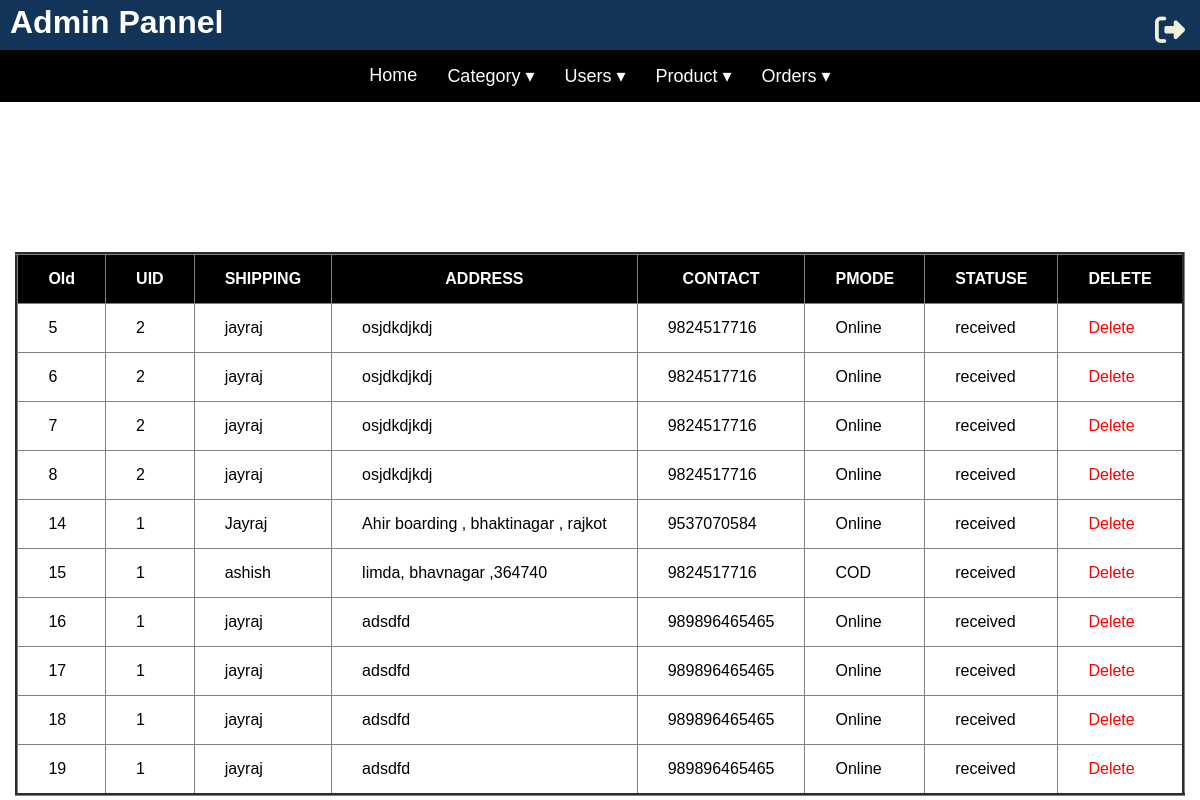
/admin/vieworders.php (signed in), run on the app's committed database.
### tables this page shows
CREATE TABLE `orders` (
  `oid` int(3) NOT NULL,
  `uid` int(3) NOT NULL,
  `pid` int(3) NOT NULL,
  `shiping` varchar(255) NOT NULL,
  `address` varchar(255) NOT NULL,
  `contact` bigint(10) NOT NULL,
  `pmode` varchar(255) NOT NULL,
  `ost` varchar(255) NOT NULL
);

### admin/vieworders.php (the view, shortened to what this page needs)
<?php
 include "header.php";
?>
 <form style="  display: flex;  align-items: center;   justify-content: center;">
    <?php
    echo "<table border=3 style='margin-top:150px; border-collapse: collapse;'>";
    echo "<tr style='background-color:black; color:white;'>
            <th style='padding: 15px 30px;'>OId</th>
            <th style='padding: 15px 30px;'>UID</th>
            <th style='padding: 15px 30px;'>SHIPPING</th>
            <th style='padding: 15px 30px;'>ADDRESS</th>
            <th style='padding: 15px 30px;'>CONTACT</th>
            <th style='padding: 15px 30px;'>PMODE</th>
            <th style='padding: 15px 30px;'>STATUSE</th>
            <th style='padding: 15px 30px;'>DELETE</th>
          </tr>";
    $rel = mysqli_query($cn, "select * from orders") or die("select error".mysqli_error($cn));
    while($rec = mysqli_fetch_array($rel))
    {
        echo "<tr>";
        echo "<td style='padding: 15px 30px;'>".$rec['oid']."</td>";
        echo "<td style='padding: 15px 30px;'>".$rec['uid']."</td>";
        echo "<td style='padding: 15px 30px;'>".$rec['shiping']."</td>";
        echo "<td style='padding: 15px 30px;'>".$rec['address']."</td>";
        echo "<td style='padding: 15px 30px;'>".$rec['contact']."</td>";
        echo "<td style='padding: 15px 30px;'>".$rec['pmode']."</td>";
        echo "<td style='padding: 15px 30px;'>".$rec['ost']."</td>";
        echo "<td style='padding: 15px 30px;'>
                <a href='vieworders.php?id=".$rec['oid']."' style='text-decoration: none; color: red;'>Delete</a>
              </td>";
        echo "</tr>";
    }
    echo "</table>";
?>
    </form>
</body>
</html>

### admin/style.css (style rules this page uses)
* { margin: 0; padding: 0; box-sizing: border-box; }
body { font-family: Arial, sans-serif; }

### data on the page
orders: oid "5", uid "2", shiping "jayraj", address "osjdkdjkdj", contact "9824517716", pmode "Online", ost "received"
orders: oid "6", uid "2", shiping "jayraj", address "osjdkdjkdj", contact "9824517716", pmode "Online", ost "received"
orders: oid "7", uid "2", shiping "jayraj", address "osjdkdjkdj", contact "9824517716", pmode "Online", ost "received"
orders: oid "8", uid "2", shiping "jayraj", address "osjdkdjkdj", contact "9824517716", pmode "Online", ost "received"
orders: oid "14", uid "1", shiping "Jayraj", address "Ahir boarding , bhaktinagar , rajkot", contact "9537070584", pmode "Online", ost "received"
orders: oid "15", uid "1", shiping "ashish", address "limda, bhavnagar ,364740", contact "9824517716", pmode "COD", ost "received"
orders: oid "16", uid "1", shiping "jayraj", address "adsdfd", contact "989896465465", pmode "Online", ost "received"
orders: oid "17", uid "1", shiping "jayraj", address "adsdfd", contact "989896465465", pmode "Online", ost "received"
orders: oid "18", uid "1", shiping "jayraj", address "adsdfd", contact "989896465465", pmode "Online", ost "received"
orders: oid "19", uid "1", shiping "jayraj", address "adsdfd", contact "989896465465", pmode "Online", ost "received"
